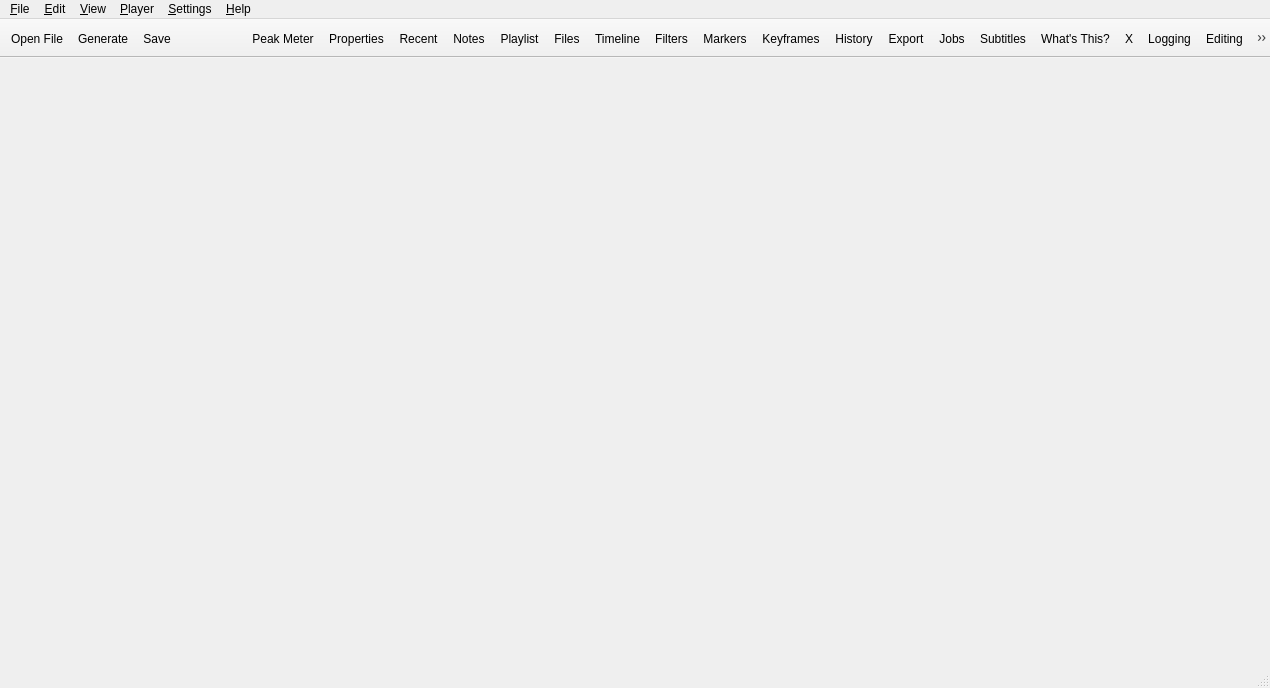
<?xml version="1.0" encoding="UTF-8"?>
<ui version="4.0">
 <class>MainWindow</class>
 <widget class="QMainWindow" name="MainWindow">
  <property name="geometry">
   <rect>
    <x>0</x>
    <y>0</y>
    <width>1270</width>
    <height>688</height>
   </rect>
  </property>
  <property name="windowTitle">
   <string>Amstronggg Video Editor</string>
  </property>
  <property name="windowIcon">
   <iconset resource="../icons/resources.qrc">
    <normaloff>:/icons/shotcut-logo-64.svg</normaloff>:/icons/shotcut-logo-64.svg</iconset>
  </property>
  <widget class="QWidget" name="centralWidget">
   <layout class="QHBoxLayout" name="horizontalLayout">
    <property name="leftMargin">
     <number>0</number>
    </property>
    <property name="topMargin">
     <number>4</number>
    </property>
    <property name="rightMargin">
     <number>0</number>
    </property>
    <property name="bottomMargin">
     <number>0</number>
    </property>
   </layout>
  </widget>
  <widget class="QMenuBar" name="menuBar">
   <property name="geometry">
    <rect>
     <x>0</x>
     <y>0</y>
     <width>1270</width>
     <height>29</height>
    </rect>
   </property>
   <widget class="QMenu" name="menuFile">
    <property name="title">
     <string>&amp;File</string>
    </property>
    <widget class="QMenu" name="menuExport">
     <property name="title">
      <string>Export</string>
     </property>
     <addaction name="actionExportFrame"/>
     <addaction name="actionExportVideo"/>
     <addaction name="actionExportChapters"/>
     <addaction name="actionExportEDL"/>
    </widget>
    <widget class="QMenu" name="menuOtherVersions">
     <property name="title">
      <string>Other Versions</string>
     </property>
     <addaction name="separator"/>
    </widget>
    <widget class="QMenu" name="menuNew">
     <property name="title">
      <string>New</string>
     </property>
     <addaction name="actionNew"/>
    </widget>
    <addaction name="menuNew"/>
    <addaction name="actionOpen"/>
    <addaction name="actionOpenOther"/>
    <addaction name="actionOpenXML"/>
    <addaction name="separator"/>
    <addaction name="actionSave"/>
    <addaction name="actionSave_As"/>
    <addaction name="actionBackupSave"/>
    <addaction name="menuOtherVersions"/>
    <addaction name="separator"/>
    <addaction name="actionShowProjectFolder"/>
    <addaction name="menuExport"/>
    <addaction name="actionClose"/>
    <addaction name="separator"/>
    <addaction name="actionExit"/>
   </widget>
   <widget class="QMenu" name="menuView">
    <property name="title">
     <string>&amp;View</string>
    </property>
    <widget class="QMenu" name="menuLayout">
     <property name="title">
      <string>Layout</string>
     </property>
     <addaction name="actionLayoutLogging"/>
     <addaction name="actionLayoutEditing"/>
     <addaction name="actionLayoutEffects"/>
     <addaction name="actionLayoutColor"/>
     <addaction name="actionLayoutAudio"/>
     <addaction name="actionLayoutPlayer"/>
     <addaction name="separator"/>
     <addaction name="actionLayoutClip"/>
     <addaction name="actionLayoutPlaylist"/>
     <addaction name="separator"/>
     <addaction name="actionRestoreLayout"/>
     <addaction name="actionLayoutAdd"/>
    </widget>
    <addaction name="actionEnterFullScreen"/>
    <addaction name="menuLayout"/>
    <addaction name="actionShowTitleBars"/>
    <addaction name="actionShowToolbar"/>
    <addaction name="actionShowSmallIcons"/>
    <addaction name="actionShowTextUnderIcons"/>
    <addaction name="separator"/>
   </widget>
   <widget class="QMenu" name="menuEdit">
    <property name="title">
     <string>&amp;Edit</string>
    </property>
   </widget>
   <widget class="QMenu" name="menuPlayer">
    <property name="title">
     <string>&amp;Player</string>
    </property>
    <widget class="QMenu" name="menuExternal">
     <property name="title">
      <string>External Monitor</string>
     </property>
     <addaction name="actionExternalNone"/>
    </widget>
    <addaction name="menuExternal"/>
    <addaction name="separator"/>
   </widget>
   <widget class="QMenu" name="menuHelp">
    <property name="title">
     <string>&amp;Help</string>
    </property>
    <addaction name="actionTopics"/>
    <addaction name="actionKeyboardShortcuts"/>
    <addaction name="actionWhatsThis"/>
    <addaction name="actionUpgrade"/>
    <addaction name="actionFAQ"/>
    <addaction name="actionTutorials"/>
    <addaction name="actionForum"/>
    <addaction name="separator"/>
    <addaction name="actionAbout_Shotcut"/>
    <addaction name="actionAbout_Qt"/>
   </widget>
   <widget class="QMenu" name="menuSettings">
    <property name="title">
     <string>&amp;Settings</string>
    </property>
    <widget class="QMenu" name="menuAudioChannels">
     <property name="title">
      <string>Audio Channels</string>
     </property>
     <addaction name="actionChannels1"/>
     <addaction name="actionChannels2"/>
     <addaction name="actionChannels4"/>
     <addaction name="actionChannels6"/>
    </widget>
    <widget class="QMenu" name="menuProfile">
     <property name="title">
      <string>Video Mode</string>
     </property>
     <addaction name="actionProfileAutomatic"/>
    </widget>
    <widget class="QMenu" name="menuProcessingMode">
     <property name="title">
      <string>Processing Mode</string>
     </property>
     <addaction name="actionNative8bitCpu"/>
     <addaction name="actionNative10bitCpu"/>
     <addaction name="actionLinear10bitCpu"/>
     <addaction name="actionLinear10bitGpuCpu"/>
    </widget>
    <widget class="QMenu" name="menuLanguage">
     <property name="title">
      <string>Language</string>
     </property>
    </widget>
    <widget class="QMenu" name="menuTheme">
     <property name="title">
      <string>Theme</string>
     </property>
     <addaction name="actionSystemTheme"/>
     <addaction name="actionSystemFusion"/>
     <addaction name="actionFusionDark"/>
     <addaction name="actionFusionLight"/>
    </widget>
    <widget class="QMenu" name="menuDrawingMethod">
     <property name="title">
      <string>Display Method</string>
     </property>
     <addaction name="actionDrawingAutomatic"/>
     <addaction name="actionDrawingOpenGL"/>
     <addaction name="actionDrawingDirectX"/>
     <addaction name="actionDrawingVulkan"/>
    </widget>
    <widget class="QMenu" name="menuGpuAdapter">
     <property name="title">
      <string>Graphics Adapter</string>
     </property>
    </widget>
    <widget class="QMenu" name="menuJobPriority">
     <property name="title">
      <string>Job Priority</string>
     </property>
     <addaction name="actionJobPriorityLow"/>
     <addaction name="actionJobPriorityNormal"/>
    </widget>
    <widget class="QMenu" name="menuTimeline">
     <property name="title">
      <string>Timeline</string>
     </property>
    </widget>
    <widget class="QMenu" name="menuPlaylist">
     <property name="title">
      <string>Playlist</string>
     </property>
    </widget>
    <widget class="QMenu" name="menuData_Directory">
     <property name="title">
      <string>App Data Directory</string>
     </property>
     <addaction name="actionAppDataSet"/>
     <addaction name="actionAppDataShow"/>
    </widget>
    <widget class="QMenu" name="menuPreviewScaling">
     <property name="title">
      <string>Preview Scaling</string>
     </property>
     <addaction name="actionPreviewNone"/>
     <addaction name="actionPreview360"/>
     <addaction name="actionPreview540"/>
     <addaction name="actionPreview720"/>
     <addaction name="actionPreview1080"/>
     <addaction name="separator"/>
     <addaction name="actionPreviewHardwareDecoder"/>
    </widget>
    <widget class="QMenu" name="menuTimeFormat">
     <property name="title">
      <string>Time Format</string>
     </property>
     <addaction name="actionTimeClock"/>
     <addaction name="actionTimeDF"/>
     <addaction name="actionTimeNDF"/>
     <addaction name="actionTimeFrames"/>
    </widget>
    <widget class="QMenu" name="menuProxy">
     <property name="title">
      <string>Proxy</string>
     </property>
     <widget class="QMenu" name="menuStorage">
      <property name="title">
       <string>Storage</string>
      </property>
      <addaction name="actionProxyStorageSet"/>
      <addaction name="actionProxyStorageShow"/>
      <addaction name="actionProxyUseProjectFolder"/>
     </widget>
     <addaction name="actionUseProxy"/>
     <addaction name="menuStorage"/>
     <addaction name="separator"/>
     <addaction name="actionProxyUseHardware"/>
     <addaction name="actionProxyConfigureHardware"/>
    </widget>
    <widget class="QMenu" name="menuPlayerSettings">
     <property name="title">
      <string>Player</string>
     </property>
     <widget class="QMenu" name="menuDeinterlacer">
      <property name="title">
       <string>Deinterlacer</string>
      </property>
      <addaction name="actionOneField"/>
      <addaction name="actionYadifTemporal"/>
      <addaction name="actionYadifSpatial"/>
      <addaction name="actionBwdif"/>
     </widget>
     <widget class="QMenu" name="menuInterpolation">
      <property name="title">
       <string>Interpolation</string>
      </property>
      <addaction name="actionNearest"/>
      <addaction name="actionBilinear"/>
      <addaction name="actionBicubic"/>
      <addaction name="actionHyper"/>
     </widget>
     <addaction name="actionPauseAfterSeek"/>
     <addaction name="actionScrubAudio"/>
     <addaction name="actionJack"/>
     <addaction name="actionRealtime"/>
     <addaction name="actionProgressive"/>
     <addaction name="menuDeinterlacer"/>
     <addaction name="menuInterpolation"/>
     <addaction name="actionSync"/>
    </widget>
    <widget class="QMenu" name="menuBackup">
     <property name="title">
      <string>Backup</string>
     </property>
     <addaction name="actionBackupManually"/>
     <addaction name="actionBackupHourly"/>
     <addaction name="actionBackupDaily"/>
     <addaction name="actionBackupWeekly"/>
    </widget>
    <addaction name="actionProject"/>
    <addaction name="menuProfile"/>
    <addaction name="menuProcessingMode"/>
    <addaction name="menuAudioChannels"/>
    <addaction name="menuBackup"/>
    <addaction name="actionUser_Interface"/>
    <addaction name="menuPreviewScaling"/>
    <addaction name="menuProxy"/>
    <addaction name="menuPlayerSettings"/>
    <addaction name="menuPlaylist"/>
    <addaction name="menuTimeline"/>
    <addaction name="menuTimeFormat"/>
    <addaction name="menuLanguage"/>
    <addaction name="menuTheme"/>
    <addaction name="menuDrawingMethod"/>
    <addaction name="menuGpuAdapter"/>
    <addaction name="menuJobPriority"/>
    <addaction name="menuData_Directory"/>
    <addaction name="actionAudioVideoDevice"/>
    <addaction name="actionClearRecentOnExit"/>
    <addaction name="separator"/>
    <addaction name="actionLeaveSafeMode"/>
    <addaction name="actionReset"/>
   </widget>
   <addaction name="menuFile"/>
   <addaction name="menuEdit"/>
   <addaction name="menuView"/>
   <addaction name="menuPlayer"/>
   <addaction name="menuSettings"/>
   <addaction name="menuHelp"/>
  </widget>
  <widget class="QToolBar" name="mainToolBar">
   <property name="windowTitle">
    <string>Toolbar</string>
   </property>
   <property name="styleSheet">
    <string notr="true">QToolButton:checked { color: palette(highlighted-text); background-color: palette(highlight); border: none; padding: 2px }</string>
   </property>
   <property name="movable">
    <bool>false</bool>
   </property>
   <property name="toolButtonStyle">
    <enum>Qt::ToolButtonStyle::ToolButtonFollowStyle</enum>
   </property>
   <property name="floatable">
    <bool>false</bool>
   </property>
   <property name="Movable" stdset="0">
    <bool>false</bool>
   </property>
   <attribute name="toolBarArea">
    <enum>TopToolBarArea</enum>
   </attribute>
   <attribute name="toolBarBreak">
    <bool>false</bool>
   </attribute>
   <addaction name="actionOpen"/>
   <addaction name="actionOpenOther2"/>
   <addaction name="actionSave"/>
   <addaction name="undoStartSeparator"/>
   <addaction name="undoEndSeparator"/>
   <addaction name="actionAudioMeter"/>
   <addaction name="actionProperties"/>
   <addaction name="actionRecent"/>
   <addaction name="actionNotes"/>
   <addaction name="actionPlaylist"/>
   <addaction name="actionFiles"/>
   <addaction name="actionTimeline"/>
   <addaction name="actionFilters"/>
   <addaction name="actionMarkers"/>
   <addaction name="actionKeyframes"/>
   <addaction name="actionHistory"/>
   <addaction name="actionEncode"/>
   <addaction name="actionJobs"/>
   <addaction name="actionSubtitles"/>
   <addaction name="actionWhatsThis"/>
   <addaction name="dummyAction"/>
   <addaction name="actionLayoutLogging"/>
   <addaction name="actionLayoutEditing"/>
   <addaction name="actionLayoutEffects"/>
   <addaction name="actionLayoutColor"/>
   <addaction name="actionLayoutAudio"/>
   <addaction name="actionLayoutPlayer"/>
  </widget>
  <widget class="QStatusBar" name="statusBar"/>
  <action name="actionOpen">
   <property name="icon">
    <iconset theme="document-open" resource="../icons/resources.qrc">
     <normaloff>:/icons/oxygen/32x32/actions/document-open.png</normaloff>:/icons/oxygen/32x32/actions/document-open.png</iconset>
   </property>
   <property name="text">
    <string>&amp;Open File...</string>
   </property>
   <property name="toolTip">
    <string>Open a video, audio, image, or project file</string>
   </property>
   <property name="shortcut">
    <string notr="true">Ctrl+O</string>
   </property>
   <property name="iconVisibleInMenu">
    <bool>false</bool>
   </property>
  </action>
  <action name="actionExit">
   <property name="text">
    <string>E&amp;xit</string>
   </property>
   <property name="toolTip">
    <string>Quit the application</string>
   </property>
   <property name="shortcut">
    <string notr="true">Ctrl+Q</string>
   </property>
  </action>
  <action name="actionAbout_Shotcut">
   <property name="text">
    <string>&amp;About Amstronggg Video Editor</string>
   </property>
   <property name="menuRole">
    <enum>QAction::MenuRole::AboutRole</enum>
   </property>
  </action>
  <action name="actionAbout_Qt">
   <property name="text">
    <string>About Qt</string>
   </property>
   <property name="menuRole">
    <enum>QAction::MenuRole::AboutQtRole</enum>
   </property>
  </action>
  <action name="actionOpenOther">
   <property name="text">
    <string>Open Other...</string>
   </property>
   <property name="toolTip">
    <string>Open a device, stream or generator</string>
   </property>
   <property name="shortcut">
    <string notr="true">Ctrl+Shift+O</string>
   </property>
   <property name="iconVisibleInMenu">
    <bool>false</bool>
   </property>
  </action>
  <action name="actionSave">
   <property name="icon">
    <iconset theme="document-save" resource="../icons/resources.qrc">
     <normaloff>:/icons/oxygen/32x32/actions/document-save.png</normaloff>:/icons/oxygen/32x32/actions/document-save.png</iconset>
   </property>
   <property name="text">
    <string>&amp;Save</string>
   </property>
   <property name="toolTip">
    <string>Save project as a MLT XML file</string>
   </property>
   <property name="whatsThis">
    <string notr="true">https://forum.shotcut.org/t/file-save-and-save-as/12973/1</string>
   </property>
   <property name="shortcut">
    <string notr="true">Ctrl+S</string>
   </property>
   <property name="iconVisibleInMenu">
    <bool>false</bool>
   </property>
  </action>
  <action name="actionSave_As">
   <property name="text">
    <string>Save &amp;As...</string>
   </property>
   <property name="toolTip">
    <string>Save project to a different MLT XML file</string>
   </property>
   <property name="whatsThis">
    <string notr="true">https://forum.shotcut.org/t/file-save-and-save-as/12973/1</string>
   </property>
   <property name="shortcut">
    <string notr="true">Ctrl+Shift+S</string>
   </property>
  </action>
  <action name="actionEncode">
   <property name="icon">
    <iconset theme="media-record" resource="../icons/resources.qrc">
     <normaloff>:/icons/oxygen/32x32/actions/media-record.png</normaloff>:/icons/oxygen/32x32/actions/media-record.png</iconset>
   </property>
   <property name="text">
    <string>Export</string>
   </property>
   <property name="toolTip">
    <string>Export</string>
   </property>
   <property name="whatsThis">
    <string notr="true">https://forum.shotcut.org/t/export-basics/12953//1</string>
   </property>
  </action>
  <action name="actionForum">
   <property name="text">
    <string>Forum...</string>
   </property>
  </action>
  <action name="actionFAQ">
   <property name="text">
    <string>FAQ...</string>
   </property>
  </action>
  <action name="actionEnterFullScreen">
   <property name="icon">
    <iconset theme="view-fullscreen" resource="../icons/resources.qrc">
     <normaloff>:/icons/oxygen/32x32/actions/view-fullscreen.png</normaloff>:/icons/oxygen/32x32/actions/view-fullscreen.png</iconset>
   </property>
   <property name="text">
    <string>Enter Full Screen</string>
   </property>
   <property name="shortcut">
    <string>F11</string>
   </property>
  </action>
  <action name="actionAudioMeter">
   <property name="icon">
    <iconset theme="audio-meter" resource="../icons/resources.qrc">
     <normaloff>:/icons/light/32x32/audio-meter.png</normaloff>:/icons/light/32x32/audio-meter.png</iconset>
   </property>
   <property name="text">
    <string>Peak Meter</string>
   </property>
   <property name="toolTip">
    <string>Audio Peak Meter</string>
   </property>
   <property name="whatsThis">
    <string notr="true">https://forum.shotcut.org/t/audio-peak-meter-scope/12918/1</string>
   </property>
  </action>
  <action name="actionProperties">
   <property name="icon">
    <iconset theme="dialog-information" resource="../icons/resources.qrc">
     <normaloff>:/icons/oxygen/32x32/status/dialog-information.png</normaloff>:/icons/oxygen/32x32/status/dialog-information.png</iconset>
   </property>
   <property name="text">
    <string>Properties</string>
   </property>
   <property name="whatsThis">
    <string notr="true">https://forum.shotcut.org/t/user-guide-table-of-contents/43285#p-145073-properties-14</string>
   </property>
  </action>
  <action name="actionRecent">
   <property name="icon">
    <iconset theme="document-open-recent" resource="../icons/resources.qrc">
     <normaloff>:/icons/oxygen/32x32/actions/document-open-recent.png</normaloff>:/icons/oxygen/32x32/actions/document-open-recent.png</iconset>
   </property>
   <property name="text">
    <string>Recent</string>
   </property>
   <property name="whatsThis">
    <string notr="true">https://forum.shotcut.org/t/recent-panel/12941/1</string>
   </property>
  </action>
  <action name="actionPlaylist">
   <property name="icon">
    <iconset theme="view-media-playlist" resource="../icons/resources.qrc">
     <normaloff>:/icons/oxygen/32x32/actions/view-media-playlist.png</normaloff>:/icons/oxygen/32x32/actions/view-media-playlist.png</iconset>
   </property>
   <property name="text">
    <string>Playlist</string>
   </property>
   <property name="whatsThis">
    <string notr="true">https://forum.shotcut.org/t/about-the-playlist/12951/1</string>
   </property>
  </action>
  <action name="actionHistory">
   <property name="icon">
    <iconset theme="view-history" resource="../icons/resources.qrc">
     <normaloff>:/icons/oxygen/32x32/actions/view-history.png</normaloff>:/icons/oxygen/32x32/actions/view-history.png</iconset>
   </property>
   <property name="text">
    <string>History</string>
   </property>
   <property name="whatsThis">
    <string notr="true">https://forum.shotcut.org/t/history-panel/12944/1</string>
   </property>
  </action>
  <action name="actionRealtime">
   <property name="checkable">
    <bool>true</bool>
   </property>
   <property name="checked">
    <bool>true</bool>
   </property>
   <property name="text">
    <string>Realtime (frame dropping)</string>
   </property>
  </action>
  <action name="actionProgressive">
   <property name="checkable">
    <bool>true</bool>
   </property>
   <property name="checked">
    <bool>true</bool>
   </property>
   <property name="text">
    <string>Progressive</string>
   </property>
  </action>
  <action name="actionNative8bitCpu">
   <property name="checkable">
    <bool>true</bool>
   </property>
   <property name="text">
    <string>Native 8-bit CPU (fast, flexible)</string>
   </property>
  </action>
  <action name="actionNative10bitCpu">
   <property name="checkable">
    <bool>true</bool>
   </property>
   <property name="text">
    <string>Native 10-bit CPU (slower, better)</string>
   </property>
  </action>
  <action name="actionLinear10bitCpu">
   <property name="checkable">
    <bool>true</bool>
   </property>
   <property name="text">
    <string>Linear 10-bit CPU (slowest, best)</string>
   </property>
  </action>
  <action name="actionLinear10bitGpuCpu">
   <property name="checkable">
    <bool>true</bool>
   </property>
   <property name="text">
    <string>Linear 10-bit GPU/CPU (Experimental)</string>
   </property>
  </action>
  <action name="actionChannels1">
   <property name="checkable">
    <bool>true</bool>
   </property>
   <property name="text">
    <string>1 (mono)</string>
   </property>
  </action>
  <action name="actionChannels2">
   <property name="checkable">
    <bool>true</bool>
   </property>
   <property name="text">
    <string>2 (stereo)</string>
   </property>
  </action>
  <action name="actionChannels4">
   <property name="checkable">
    <bool>true</bool>
   </property>
   <property name="text">
    <string>4 (quad/Ambisonics)</string>
   </property>
  </action>
  <action name="actionChannels6">
   <property name="checkable">
    <bool>true</bool>
   </property>
   <property name="text">
    <string>6 (5.1 surround)</string>
   </property>
  </action>
  <action name="actionOneField">
   <property name="checkable">
    <bool>true</bool>
   </property>
   <property name="checked">
    <bool>true</bool>
   </property>
   <property name="text">
    <string>One Field (fast)</string>
   </property>
  </action>
  <action name="actionYadifTemporal">
   <property name="checkable">
    <bool>true</bool>
   </property>
   <property name="text">
    <string>YADIF - temporal only (good)</string>
   </property>
  </action>
  <action name="actionYadifSpatial">
   <property name="checkable">
    <bool>true</bool>
   </property>
   <property name="text">
    <string>YADIF - temporal + spatial (better)</string>
   </property>
  </action>
  <action name="actionBwdif">
   <property name="checkable">
    <bool>true</bool>
   </property>
   <property name="text">
    <string>BWDIF (best)</string>
   </property>
  </action>
  <action name="actionNearest">
   <property name="checkable">
    <bool>true</bool>
   </property>
   <property name="checked">
    <bool>true</bool>
   </property>
   <property name="text">
    <string>Nearest Neighbor (fast)</string>
   </property>
  </action>
  <action name="actionBilinear">
   <property name="checkable">
    <bool>true</bool>
   </property>
   <property name="text">
    <string>Bilinear (good)</string>
   </property>
  </action>
  <action name="actionBicubic">
   <property name="checkable">
    <bool>true</bool>
   </property>
   <property name="text">
    <string>Bicubic (better)</string>
   </property>
  </action>
  <action name="actionHyper">
   <property name="checkable">
    <bool>true</bool>
   </property>
   <property name="text">
    <string>Lanczos (best)</string>
   </property>
  </action>
  <action name="actionProfileAutomatic">
   <property name="checkable">
    <bool>true</bool>
   </property>
   <property name="checked">
    <bool>true</bool>
   </property>
   <property name="text">
    <string>Automatic</string>
   </property>
  </action>
  <action name="actionExternalNone">
   <property name="checkable">
    <bool>true</bool>
   </property>
   <property name="checked">
    <bool>true</bool>
   </property>
   <property name="text">
    <string>None</string>
   </property>
  </action>
  <action name="actionJack">
   <property name="checkable">
    <bool>true</bool>
   </property>
   <property name="text">
    <string>Use JACK Audio</string>
   </property>
  </action>
  <action name="actionFilters">
   <property name="icon">
    <iconset theme="view-filter" resource="../icons/resources.qrc">
     <normaloff>:/icons/oxygen/32x32/actions/view-filter.png</normaloff>:/icons/oxygen/32x32/actions/view-filter.png</iconset>
   </property>
   <property name="text">
    <string>Filters</string>
   </property>
   <property name="toolTip">
    <string>Filters</string>
   </property>
   <property name="whatsThis">
    <string notr="true">https://forum.shotcut.org/t/add-search-remove-and-reorder-filters/48127/1</string>
   </property>
  </action>
  <action name="actionAddCustomProfile">
   <property name="text">
    <string>Add...</string>
   </property>
  </action>
  <action name="actionSystemTheme">
   <property name="checkable">
    <bool>true</bool>
   </property>
   <property name="text">
    <string>System</string>
   </property>
   <property name="toolTip">
    <string>Use the user or platform style, colors, and icons.</string>
   </property>
  </action>
  <action name="actionSystemFusion">
   <property name="checkable">
    <bool>true</bool>
   </property>
   <property name="text">
    <string>System Fusion</string>
   </property>
  </action>
  <action name="actionFusionDark">
   <property name="checkable">
    <bool>true</bool>
   </property>
   <property name="text">
    <string>Fusion Dark</string>
   </property>
  </action>
  <action name="actionFusionLight">
   <property name="checkable">
    <bool>true</bool>
   </property>
   <property name="text">
    <string>Fusion Light</string>
   </property>
  </action>
  <action name="actionTutorials">
   <property name="text">
    <string>Tutorials...</string>
   </property>
  </action>
  <action name="actionTimeline">
   <property name="icon">
    <iconset theme="view-time-schedule" resource="../icons/resources.qrc">
     <normaloff>:/icons/oxygen/32x32/actions/view-time-schedule.png</normaloff>:/icons/oxygen/32x32/actions/view-time-schedule.png</iconset>
   </property>
   <property name="text">
    <string>Timeline</string>
   </property>
   <property name="whatsThis">
    <string notr="true">https://forum.shotcut.org/t/about-the-timeline/12952/1</string>
   </property>
  </action>
  <action name="actionRestoreLayout">
   <property name="text">
    <string>Restore Default Layout</string>
   </property>
   <property name="toolTip">
    <string>Restore Default Layout</string>
   </property>
  </action>
  <action name="actionShowTitleBars">
   <property name="checkable">
    <bool>true</bool>
   </property>
   <property name="text">
    <string>Show Title Bars</string>
   </property>
  </action>
  <action name="actionShowToolbar">
   <property name="checkable">
    <bool>true</bool>
   </property>
   <property name="text">
    <string>Show Toolbar</string>
   </property>
  </action>
  <action name="actionUpgrade">
   <property name="text">
    <string>Upgrade...</string>
   </property>
  </action>
  <action name="actionOpenXML">
   <property name="text">
    <string>Open MLT XML As Clip...</string>
   </property>
   <property name="toolTip">
    <string>Open a MLT XML project file as a virtual clip</string>
   </property>
  </action>
  <action name="actionScrubAudio">
   <property name="checkable">
    <bool>true</bool>
   </property>
   <property name="text">
    <string>Scrub Audio</string>
   </property>
  </action>
  <action name="actionDrawingAutomatic">
   <property name="checkable">
    <bool>true</bool>
   </property>
   <property name="checked">
    <bool>true</bool>
   </property>
   <property name="text">
    <string>Automatic</string>
   </property>
  </action>
  <action name="actionDrawingOpenGL">
   <property name="checkable">
    <bool>true</bool>
   </property>
   <property name="text">
    <string notr="true">OpenGL</string>
   </property>
  </action>
  <action name="actionDrawingDirectX">
   <property name="checkable">
    <bool>true</bool>
   </property>
   <property name="text">
    <string notr="true">DirectX (ANGLE)</string>
   </property>
  </action>
  <action name="actionJobPriorityLow">
   <property name="checkable">
    <bool>true</bool>
   </property>
   <property name="text">
    <string>Low</string>
   </property>
  </action>
  <action name="actionJobPriorityNormal">
   <property name="checkable">
    <bool>true</bool>
   </property>
   <property name="text">
    <string>Normal</string>
   </property>
  </action>
  <action name="actionResources">
   <property name="text">
    <string>Resources...</string>
   </property>
  </action>
  <action name="actionApplicationLog">
   <property name="text">
    <string>Application Log...</string>
   </property>
  </action>
  <action name="actionProject">
   <property name="enabled">
    <bool>true</bool>
   </property>
   <property name="text">
    <string>Project</string>
   </property>
  </action>
  <action name="actionUser_Interface">
   <property name="enabled">
    <bool>true</bool>
   </property>
   <property name="text">
    <string>User Interface</string>
   </property>
  </action>
  <action name="actionClose">
   <property name="icon">
    <iconset theme="window-close"/>
   </property>
   <property name="text">
    <string>Close</string>
   </property>
   <property name="shortcut">
    <string notr="true">Ctrl+W</string>
   </property>
   <property name="iconVisibleInMenu">
    <bool>false</bool>
   </property>
  </action>
  <action name="actionExportEDL">
   <property name="text">
    <string>EDL...</string>
   </property>
   <property name="iconText">
    <string>Export EDL</string>
   </property>
   <property name="toolTip">
    <string>Export EDL</string>
   </property>
  </action>
  <action name="actionExportFrame">
   <property name="text">
    <string>Frame...</string>
   </property>
   <property name="iconText">
    <string>Export Frame</string>
   </property>
   <property name="toolTip">
    <string>Export Frame</string>
   </property>
   <property name="shortcut">
    <string notr="true">Ctrl+Shift+E</string>
   </property>
  </action>
  <action name="actionExportVideo">
   <property name="text">
    <string>Video/Audio...</string>
   </property>
   <property name="iconText">
    <string>Export Video/Audio</string>
   </property>
   <property name="toolTip">
    <string>Export Video/Audio</string>
   </property>
   <property name="shortcut">
    <string notr="true">Ctrl+E</string>
   </property>
  </action>
  <action name="actionAppDataSet">
   <property name="text">
    <string>Set...</string>
   </property>
  </action>
  <action name="actionAppDataShow">
   <property name="text">
    <string>Show...</string>
   </property>
   <property name="toolTip">
    <string>Show</string>
   </property>
  </action>
  <action name="actionKeyframes">
   <property name="icon">
    <iconset theme="chronometer" resource="../icons/resources.qrc">
     <normaloff>:/icons/oxygen/32x32/actions/chronometer.png</normaloff>:/icons/oxygen/32x32/actions/chronometer.png</iconset>
   </property>
   <property name="text">
    <string>Keyframes</string>
   </property>
   <property name="toolTip">
    <string>Keyframes</string>
   </property>
   <property name="whatsThis">
    <string notr="true">https://forum.shotcut.org/t/about-keyframes/12957/1</string>
   </property>
  </action>
  <action name="actionNew">
   <property name="text">
    <string>Project</string>
   </property>
   <property name="toolTip">
    <string>Project</string>
   </property>
   <property name="shortcut">
    <string>Ctrl+N</string>
   </property>
  </action>
  <action name="actionScreenSnapshot">
   <property name="text">
    <string>Screen Snapshot</string>
   </property>
   <property name="toolTip">
    <string>Capture a screenshot</string>
   </property>
   <property name="visible">
    <bool>false</bool>
   </property>
  </action>
  <action name="actionScreenRecording">
   <property name="text">
    <string>Screen Recording</string>
   </property>
   <property name="toolTip">
    <string>Record the screen</string>
   </property>
   <property name="visible">
    <bool>false</bool>
   </property>
  </action>
  <action name="actionKeyboardShortcuts">
   <property name="text">
    <string>Actions and Shortcuts...</string>
   </property>
   <property name="shortcut">
    <string notr="true">?</string>
   </property>
  </action>
  <action name="actionLayoutAudio">
   <property name="checkable">
    <bool>true</bool>
   </property>
   <property name="text">
    <string>Audio</string>
   </property>
   <property name="toolTip">
    <string>Switch to the audio layout</string>
   </property>
   <property name="shortcut">
    <string>Alt+5</string>
   </property>
  </action>
  <action name="actionLayoutLogging">
   <property name="checkable">
    <bool>true</bool>
   </property>
   <property name="text">
    <string>Logging</string>
   </property>
   <property name="toolTip">
    <string>Switch to the logging layout</string>
   </property>
   <property name="shortcut">
    <string>Alt+1</string>
   </property>
  </action>
  <action name="actionLayoutEditing">
   <property name="checkable">
    <bool>true</bool>
   </property>
   <property name="text">
    <string>Editing</string>
   </property>
   <property name="toolTip">
    <string>Switch to the editing layout</string>
   </property>
   <property name="shortcut">
    <string>Alt+2</string>
   </property>
  </action>
  <action name="actionLayoutEffects">
   <property name="checkable">
    <bool>true</bool>
   </property>
   <property name="text">
    <string>FX</string>
   </property>
   <property name="toolTip">
    <string>Switch to the effects layout</string>
   </property>
   <property name="shortcut">
    <string>Alt+3</string>
   </property>
  </action>
  <action name="actionLayoutAdd">
   <property name="text">
    <string>Add...</string>
   </property>
  </action>
  <action name="actionProfileRemove">
   <property name="text">
    <string>Remove...</string>
   </property>
  </action>
  <action name="actionLayoutRemove">
   <property name="text">
    <string>Remove...</string>
   </property>
  </action>
  <action name="actionOpenOther2">
   <property name="icon">
    <iconset theme="document-new" resource="../icons/resources.qrc">
     <normaloff>:/icons/oxygen/32x32/actions/document-new.png</normaloff>:/icons/oxygen/32x32/actions/document-new.png</iconset>
   </property>
   <property name="text">
    <string>Generate</string>
   </property>
   <property name="whatsThis">
    <string notr="true">https://forum.shotcut.org/t/user-guide-table-of-contents/43285#p-145073-properties-14</string>
   </property>
   <property name="iconVisibleInMenu">
    <bool>false</bool>
   </property>
  </action>
  <action name="actionClearRecentOnExit">
   <property name="checkable">
    <bool>true</bool>
   </property>
   <property name="text">
    <string>Clear Recent on Exit</string>
   </property>
  </action>
  <action name="actionShowTextUnderIcons">
   <property name="checkable">
    <bool>true</bool>
   </property>
   <property name="text">
    <string>Show Text Under Icons</string>
   </property>
  </action>
  <action name="actionShowSmallIcons">
   <property name="checkable">
    <bool>true</bool>
   </property>
   <property name="text">
    <string>Show Small Icons</string>
   </property>
  </action>
  <action name="actionJobs">
   <property name="icon">
    <iconset theme="run-build" resource="../icons/resources.qrc">
     <normaloff>:/icons/oxygen/32x32/actions/run-build.png</normaloff>:/icons/oxygen/32x32/actions/run-build.png</iconset>
   </property>
   <property name="text">
    <string>Jobs</string>
   </property>
   <property name="whatsThis">
    <string notr="true">https://forum.shotcut.org/t/jobs-panel/12945/1</string>
   </property>
  </action>
  <action name="actionMarkers">
   <property name="icon">
    <iconset theme="marker" resource="../icons/resources.qrc">
     <normaloff>:/icons/oxygen/32x32/actions/marker.png</normaloff>:/icons/oxygen/32x32/actions/marker.png</iconset>
   </property>
   <property name="text">
    <string>Markers</string>
   </property>
   <property name="whatsThis">
    <string notr="true">https://forum.shotcut.org/t/timeline-markers/30535/1</string>
   </property>
  </action>
  <action name="actionNotes">
   <property name="icon">
    <iconset theme="document-edit" resource="../icons/resources.qrc">
     <normaloff>:/icons/oxygen/32x32/actions/document-edit.png</normaloff>:/icons/oxygen/32x32/actions/document-edit.png</iconset>
   </property>
   <property name="text">
    <string>Notes</string>
   </property>
   <property name="whatsThis">
    <string notr="true">https://forum.shotcut.org/t/notes-panel/33110/1</string>
   </property>
  </action>
  <action name="actionSubtitles">
   <property name="icon">
    <iconset theme="subtitle" resource="../icons/resources.qrc">
     <normaloff>:/icons/oxygen/32x32/actions/subtitle.png</normaloff>:/icons/oxygen/32x32/actions/subtitle.png</iconset>
   </property>
   <property name="text">
    <string>Subtitles</string>
   </property>
   <property name="whatsThis">
    <string notr="true">https://forum.shotcut.org/t/subtitles-panel/45312/1</string>
   </property>
  </action>
  <action name="actionPreview540">
   <property name="checkable">
    <bool>true</bool>
   </property>
   <property name="text">
    <string>540p</string>
   </property>
   <property name="shortcut">
    <string notr="true">F8</string>
   </property>
  </action>
  <action name="actionPreview720">
   <property name="checkable">
    <bool>true</bool>
   </property>
   <property name="text">
    <string>720p</string>
   </property>
   <property name="shortcut">
    <string notr="true">F9</string>
   </property>
  </action>
  <action name="actionPreview1080">
   <property name="checkable">
    <bool>true</bool>
   </property>
   <property name="text">
    <string>1080p</string>
   </property>
  </action>
  <action name="actionPreviewNone">
   <property name="checkable">
    <bool>true</bool>
   </property>
   <property name="text">
    <string>None</string>
   </property>
   <property name="shortcut">
    <string notr="true">F6</string>
   </property>
  </action>
  <action name="actionPreview360">
   <property name="checkable">
    <bool>true</bool>
   </property>
   <property name="text">
    <string>360p</string>
   </property>
   <property name="shortcut">
    <string notr="true">F7</string>
   </property>
  </action>
  <action name="actionTimeDF">
   <property name="checkable">
    <bool>true</bool>
   </property>
   <property name="text">
    <string>Timecode (Drop-Frame)</string>
   </property>
  </action>
  <action name="actionTimeFrames">
   <property name="checkable">
    <bool>true</bool>
   </property>
   <property name="text">
    <string>Frames</string>
   </property>
  </action>
  <action name="actionTimeClock">
   <property name="checkable">
    <bool>true</bool>
   </property>
   <property name="text">
    <string>Clock</string>
   </property>
  </action>
  <action name="actionTimeNDF">
   <property name="checkable">
    <bool>true</bool>
   </property>
   <property name="text">
    <string>Timecode (Non-Drop Frame)</string>
   </property>
  </action>
  <action name="actionTopics">
   <property name="text">
    <string>Topics</string>
   </property>
   <property name="shortcut">
    <string notr="true">F1</string>
   </property>
  </action>
  <action name="actionSync">
   <property name="text">
    <string>Synchronization...</string>
   </property>
   <property name="toolTip">
    <string>Synchronization</string>
   </property>
  </action>
  <action name="actionUseProxy">
   <property name="checkable">
    <bool>true</bool>
   </property>
   <property name="text">
    <string>Use Proxy</string>
   </property>
   <property name="shortcut">
    <string notr="true">F4</string>
   </property>
  </action>
  <action name="actionProxyStorageSet">
   <property name="text">
    <string>Set...</string>
   </property>
   <property name="toolTip">
    <string>Set the proxy storage folder</string>
   </property>
  </action>
  <action name="actionProxyStorageShow">
   <property name="text">
    <string>Show...</string>
   </property>
   <property name="toolTip">
    <string>Show the proxy storage folder</string>
   </property>
  </action>
  <action name="actionProxyUseProjectFolder">
   <property name="checkable">
    <bool>true</bool>
   </property>
   <property name="checked">
    <bool>true</bool>
   </property>
   <property name="text">
    <string>Use Project Folder</string>
   </property>
   <property name="toolTip">
    <string>Store proxies in the project folder if defined</string>
   </property>
  </action>
  <action name="actionProxyUseHardware">
   <property name="checkable">
    <bool>true</bool>
   </property>
   <property name="text">
    <string>Use Hardware Encoder</string>
   </property>
  </action>
  <action name="actionPreviewHardwareDecoder">
   <property name="checkable">
    <bool>true</bool>
   </property>
   <property name="text">
    <string>Use Hardware Decoder</string>
   </property>
  </action>
  <action name="actionProxyConfigureHardware">
   <property name="text">
    <string>Configure Hardware Encoder...</string>
   </property>
  </action>
  <action name="actionLayoutColor">
   <property name="checkable">
    <bool>true</bool>
   </property>
   <property name="text">
    <string>Color</string>
   </property>
   <property name="toolTip">
    <string>Switch to the color layout</string>
   </property>
   <property name="shortcut">
    <string>Alt+4</string>
   </property>
  </action>
  <action name="actionLayoutPlayer">
   <property name="checkable">
    <bool>true</bool>
   </property>
   <property name="text">
    <string>Player</string>
   </property>
   <property name="toolTip">
    <string>Switch to the player only layout</string>
   </property>
   <property name="shortcut">
    <string>Alt+6</string>
   </property>
  </action>
  <action name="undoStartSeparator">
   <property name="separator">
    <bool>true</bool>
   </property>
  </action>
  <action name="undoEndSeparator">
   <property name="separator">
    <bool>true</bool>
   </property>
  </action>
  <action name="dummyAction">
   <property name="text">
    <string notr="true">X</string>
   </property>
   <property name="visible">
    <bool>false</bool>
   </property>
  </action>
  <action name="actionLayoutPlaylist">
   <property name="text">
    <string>Playlist Project</string>
   </property>
  </action>
  <action name="actionLayoutClip">
   <property name="text">
    <string>Clip-only Project</string>
   </property>
  </action>
  <action name="actionExportChapters">
   <property name="text">
    <string>Markers as Chapters...</string>
   </property>
   <property name="iconText">
    <string>Export Chapters</string>
   </property>
   <property name="toolTip">
    <string>Export Chapters</string>
   </property>
  </action>
  <action name="actionAudioVideoDevice">
   <property name="text">
    <string>Audio/Video Device...</string>
   </property>
  </action>
  <action name="actionReset">
   <property name="text">
    <string>Reset...</string>
   </property>
  </action>
  <action name="actionBackupSave">
   <property name="text">
    <string>Backup and Save</string>
   </property>
   <property name="toolTip">
    <string>Backup and Save</string>
   </property>
   <property name="shortcut">
    <string>Ctrl+Alt+S</string>
   </property>
  </action>
  <action name="actionBackupManually">
   <property name="checkable">
    <bool>true</bool>
   </property>
   <property name="text">
    <string>Manually</string>
   </property>
  </action>
  <action name="actionBackupHourly">
   <property name="checkable">
    <bool>true</bool>
   </property>
   <property name="text">
    <string>Hourly</string>
   </property>
  </action>
  <action name="actionBackupDaily">
   <property name="checkable">
    <bool>true</bool>
   </property>
   <property name="text">
    <string>Daily</string>
   </property>
  </action>
  <action name="actionBackupWeekly">
   <property name="checkable">
    <bool>true</bool>
   </property>
   <property name="checked">
    <bool>true</bool>
   </property>
   <property name="text">
    <string>Weekly</string>
   </property>
  </action>
  <action name="actionShowProjectFolder">
   <property name="text">
    <string>Show Project in Folder</string>
   </property>
  </action>
  <action name="actionPauseAfterSeek">
   <property name="checkable">
    <bool>true</bool>
   </property>
   <property name="checked">
    <bool>true</bool>
   </property>
   <property name="text">
    <string>Pause After Seek</string>
   </property>
  </action>
  <action name="actionFiles">
   <property name="icon">
    <iconset theme="system-file-manager" resource="../icons/resources.qrc">
     <normaloff>:/icons/oxygen/32x32/apps/system-file-manager.png</normaloff>:/icons/oxygen/32x32/apps/system-file-manager.png</iconset>
   </property>
   <property name="text">
    <string>Files</string>
   </property>
  </action>
  <action name="actionWhatsThis">
   <property name="icon">
    <iconset theme="help-contextual" resource="../icons/resources.qrc">
     <normaloff>:/icons/oxygen/32x32/actions/help-contextual.png</normaloff>:/icons/oxygen/32x32/actions/help-contextual.png</iconset>
   </property>
   <property name="text">
    <string>What's This?</string>
   </property>
   <property name="toolTip">
    <string>Get help about something by clicking it</string>
   </property>
   <property name="shortcut">
    <string notr="true">Shift+F1</string>
   </property>
  </action>
  <action name="actionDrawingVulkan">
   <property name="checkable">
    <bool>true</bool>
   </property>
   <property name="text">
    <string notr="true">Vulkan</string>
   </property>
   <property name="iconText">
    <string notr="true">Vulkan</string>
   </property>
   <property name="toolTip">
    <string notr="true">Vulkan</string>
   </property>
  </action>
  <action name="actionLeaveSafeMode">
   <property name="checkable">
    <bool>true</bool>
   </property>
   <property name="text">
    <string>Allow External Plugins</string>
   </property>
  </action>
 </widget>
 <layoutdefault spacing="6" margin="11"/>
 <resources>
  <include location="../icons/resources.qrc"/>
 </resources>
 <connections>
  <connection>
   <sender>actionExit</sender>
   <signal>triggered()</signal>
   <receiver>MainWindow</receiver>
   <slot>close()</slot>
   <hints>
    <hint type="sourcelabel">
     <x>-1</x>
     <y>-1</y>
    </hint>
    <hint type="destinationlabel">
     <x>199</x>
     <y>149</y>
    </hint>
   </hints>
  </connection>
 </connections>
</ui>
